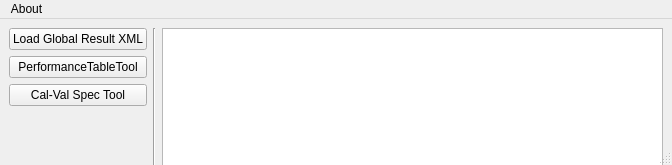
<?xml version="1.0" encoding="UTF-8"?>
<ui version="4.0">
 <class>MainWindow</class>
 <widget class="QMainWindow" name="MainWindow">
  <property name="geometry">
   <rect>
    <x>0</x>
    <y>0</y>
    <width>672</width>
    <height>165</height>
   </rect>
  </property>
  <property name="sizePolicy">
   <sizepolicy hsizetype="Expanding" vsizetype="Expanding">
    <horstretch>0</horstretch>
    <verstretch>0</verstretch>
   </sizepolicy>
  </property>
  <property name="minimumSize">
   <size>
    <width>400</width>
    <height>165</height>
   </size>
  </property>
  <property name="windowTitle">
   <string>Tool box</string>
  </property>
  <property name="animated">
   <bool>true</bool>
  </property>
  <property name="documentMode">
   <bool>false</bool>
  </property>
  <widget class="QWidget" name="centralwidget">
   <property name="sizePolicy">
    <sizepolicy hsizetype="Expanding" vsizetype="Expanding">
     <horstretch>0</horstretch>
     <verstretch>0</verstretch>
    </sizepolicy>
   </property>
   <property name="minimumSize">
    <size>
     <width>400</width>
     <height>165</height>
    </size>
   </property>
   <property name="font">
    <font>
     <family>Segoe UI</family>
    </font>
   </property>
   <layout class="QGridLayout" name="gridLayout">
    <item row="0" column="0">
     <widget class="QPushButton" name="pushButton_LdXML">
      <property name="maximumSize">
       <size>
        <width>180</width>
        <height>30</height>
       </size>
      </property>
      <property name="cursor">
       <cursorShape>ArrowCursor</cursorShape>
      </property>
      <property name="mouseTracking">
       <bool>false</bool>
      </property>
      <property name="text">
       <string>Load Global Result XML</string>
      </property>
     </widget>
    </item>
    <item row="1" column="0">
     <widget class="QPushButton" name="pushButton_pt">
      <property name="maximumSize">
       <size>
        <width>180</width>
        <height>30</height>
       </size>
      </property>
      <property name="cursor">
       <cursorShape>ArrowCursor</cursorShape>
      </property>
      <property name="mouseTracking">
       <bool>false</bool>
      </property>
      <property name="text">
       <string>PerformanceTableTool</string>
      </property>
     </widget>
    </item>
    <item row="2" column="0">
     <widget class="QPushButton" name="pushButton_CaVl">
      <property name="maximumSize">
       <size>
        <width>180</width>
        <height>30</height>
       </size>
      </property>
      <property name="cursor">
       <cursorShape>ArrowCursor</cursorShape>
      </property>
      <property name="mouseTracking">
       <bool>false</bool>
      </property>
      <property name="text">
       <string>Cal-Val Spec Tool</string>
      </property>
     </widget>
    </item>
    <item row="0" column="2" rowspan="4">
     <widget class="QTextBrowser" name="textBrowser_log"/>
    </item>
    <item row="0" column="1" rowspan="4">
     <widget class="Line" name="line">
      <property name="orientation">
       <enum>Qt::Vertical</enum>
      </property>
     </widget>
    </item>
   </layout>
  </widget>
  <widget class="QMenuBar" name="menubar">
   <property name="geometry">
    <rect>
     <x>0</x>
     <y>0</y>
     <width>672</width>
     <height>23</height>
    </rect>
   </property>
   <widget class="QMenu" name="menuAbout">
    <property name="title">
     <string>About</string>
    </property>
   </widget>
   <addaction name="menuAbout"/>
  </widget>
  <widget class="QStatusBar" name="statusbar"/>
 </widget>
 <resources/>
 <connections/>
</ui>
